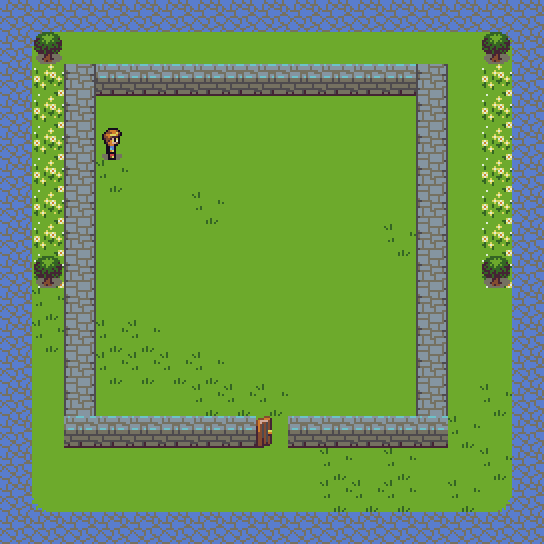

Rendered tile map (Tiled .tmx) drawn with the repository's tilesets; below, a short description and the map source with its tile grids summarised:
An orthogonal 17x17 tile map with 32x32 px tiles, 5 tile layers (bg1, bg2, obstacles, ramassable, ...).

<map version="1.0" orientation="orthogonal" renderorder="right-down" width="17" height="17" tilewidth="32" tileheight="32" nextobjectid="1">
 <tileset firstgid="1" name="tiny-Complete-Spritesheet-32x32-fruits" tilewidth="32" tileheight="32">
  <image source="../SpriteSheet-32x32/tiny-Complete-Spritesheet-32x32-fruits.bmp" width="512" height="512" />
 </tileset>
 <layer name="bg1" width="17" height="17">
  <data>[289 cells, 225 non-empty, 2 distinct tile ids]</data>
 </layer>
 <layer name="bg2" width="17" height="17">
  <data>[289 cells, 44 non-empty, 7 distinct tile ids]</data>
 </layer>
 <layer name="obstacles" width="17" height="17">
  <data>[289 cells, 111 non-empty, 4 distinct tile ids]</data>
 </layer>
 <layer name="ramassable" width="17" height="17">
  <data>[289 cells, 3 non-empty, 1 distinct tile ids]</data>
 </layer>
 <layer name="joueur" width="17" height="17">
  <data>[289 cells, 1 non-empty, 1 distinct tile ids]</data>
 </layer>
</map>
